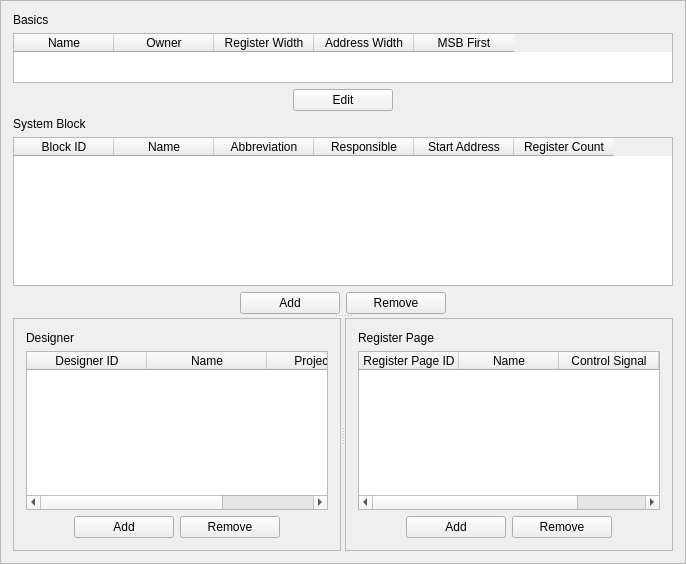
<?xml version="1.0" encoding="UTF-8"?>
<ui version="4.0">
 <class>ChipEditorView</class>
 <widget class="QWidget" name="ChipEditorView">
  <property name="geometry">
   <rect>
    <x>0</x>
    <y>0</y>
    <width>686</width>
    <height>564</height>
   </rect>
  </property>
  <property name="windowTitle">
   <string>Form</string>
  </property>
  <layout class="QVBoxLayout" name="verticalLayout_10">
   <property name="leftMargin">
    <number>0</number>
   </property>
   <property name="topMargin">
    <number>0</number>
   </property>
   <property name="rightMargin">
    <number>0</number>
   </property>
   <property name="bottomMargin">
    <number>0</number>
   </property>
   <item>
    <widget class="QStackedWidget" name="stackedWidgetChipEditor">
     <property name="frameShape">
      <enum>QFrame::StyledPanel</enum>
     </property>
     <property name="frameShadow">
      <enum>QFrame::Raised</enum>
     </property>
     <property name="currentIndex">
      <number>0</number>
     </property>
     <widget class="QWidget" name="pageChip">
      <layout class="QVBoxLayout" name="verticalLayout_12">
       <property name="leftMargin">
        <number>12</number>
       </property>
       <property name="topMargin">
        <number>12</number>
       </property>
       <property name="rightMargin">
        <number>12</number>
       </property>
       <property name="bottomMargin">
        <number>12</number>
       </property>
       <item>
        <widget class="QSplitter" name="splitterBlocks">
         <property name="orientation">
          <enum>Qt::Vertical</enum>
         </property>
         <property name="childrenCollapsible">
          <bool>false</bool>
         </property>
         <widget class="QFrame" name="frameBlocks">
          <layout class="QVBoxLayout" name="verticalLayout_11">
           <property name="leftMargin">
            <number>0</number>
           </property>
           <property name="topMargin">
            <number>0</number>
           </property>
           <property name="rightMargin">
            <number>0</number>
           </property>
           <property name="bottomMargin">
            <number>0</number>
           </property>
           <item>
            <layout class="QVBoxLayout" name="verticalLayout_9">
             <item>
              <widget class="QLabel" name="label_4">
               <property name="sizePolicy">
                <sizepolicy hsizetype="Fixed" vsizetype="Fixed">
                 <horstretch>0</horstretch>
                 <verstretch>0</verstretch>
                </sizepolicy>
               </property>
               <property name="text">
                <string>Basics</string>
               </property>
              </widget>
             </item>
             <item>
              <widget class="QTableWidget" name="tableChipBasics">
               <property name="sizePolicy">
                <sizepolicy hsizetype="Expanding" vsizetype="Fixed">
                 <horstretch>0</horstretch>
                 <verstretch>0</verstretch>
                </sizepolicy>
               </property>
               <property name="minimumSize">
                <size>
                 <width>0</width>
                 <height>50</height>
                </size>
               </property>
               <property name="maximumSize">
                <size>
                 <width>16777215</width>
                 <height>50</height>
                </size>
               </property>
               <property name="editTriggers">
                <set>QAbstractItemView::NoEditTriggers</set>
               </property>
               <property name="selectionMode">
                <enum>QAbstractItemView::NoSelection</enum>
               </property>
               <attribute name="verticalHeaderVisible">
                <bool>false</bool>
               </attribute>
               <attribute name="verticalHeaderDefaultSectionSize">
                <number>24</number>
               </attribute>
               <attribute name="verticalHeaderStretchLastSection">
                <bool>true</bool>
               </attribute>
               <column>
                <property name="text">
                 <string>Name</string>
                </property>
               </column>
               <column>
                <property name="text">
                 <string>Owner</string>
                </property>
               </column>
               <column>
                <property name="text">
                 <string>Register Width</string>
                </property>
               </column>
               <column>
                <property name="text">
                 <string>Address Width</string>
                </property>
               </column>
               <column>
                <property name="text">
                 <string>MSB First</string>
                </property>
               </column>
              </widget>
             </item>
             <item>
              <layout class="QHBoxLayout" name="horizontalLayout_2">
               <item>
                <spacer name="horizontalSpacer_7">
                 <property name="orientation">
                  <enum>Qt::Horizontal</enum>
                 </property>
                 <property name="sizeHint" stdset="0">
                  <size>
                   <width>40</width>
                   <height>20</height>
                  </size>
                 </property>
                </spacer>
               </item>
               <item>
                <widget class="QPushButton" name="pushButtonEditChip">
                 <property name="sizePolicy">
                  <sizepolicy hsizetype="Fixed" vsizetype="Fixed">
                   <horstretch>0</horstretch>
                   <verstretch>0</verstretch>
                  </sizepolicy>
                 </property>
                 <property name="minimumSize">
                  <size>
                   <width>100</width>
                   <height>0</height>
                  </size>
                 </property>
                 <property name="maximumSize">
                  <size>
                   <width>100</width>
                   <height>16777215</height>
                  </size>
                 </property>
                 <property name="text">
                  <string>Edit</string>
                 </property>
                </widget>
               </item>
               <item>
                <spacer name="horizontalSpacer_8">
                 <property name="orientation">
                  <enum>Qt::Horizontal</enum>
                 </property>
                 <property name="sizeHint" stdset="0">
                  <size>
                   <width>40</width>
                   <height>20</height>
                  </size>
                 </property>
                </spacer>
               </item>
              </layout>
             </item>
            </layout>
           </item>
           <item>
            <layout class="QVBoxLayout" name="verticalLayout_4">
             <item>
              <widget class="QLabel" name="label_2">
               <property name="text">
                <string>System Block</string>
               </property>
              </widget>
             </item>
             <item>
              <widget class="QTableWidget" name="tableBlock">
               <property name="contextMenuPolicy">
                <enum>Qt::CustomContextMenu</enum>
               </property>
               <property name="editTriggers">
                <set>QAbstractItemView::NoEditTriggers</set>
               </property>
               <property name="selectionMode">
                <enum>QAbstractItemView::SingleSelection</enum>
               </property>
               <property name="selectionBehavior">
                <enum>QAbstractItemView::SelectRows</enum>
               </property>
               <attribute name="verticalHeaderVisible">
                <bool>false</bool>
               </attribute>
               <attribute name="verticalHeaderDefaultSectionSize">
                <number>24</number>
               </attribute>
               <attribute name="verticalHeaderHighlightSections">
                <bool>true</bool>
               </attribute>
               <column>
                <property name="text">
                 <string>Block ID</string>
                </property>
               </column>
               <column>
                <property name="text">
                 <string>Name</string>
                </property>
               </column>
               <column>
                <property name="text">
                 <string>Abbreviation</string>
                </property>
               </column>
               <column>
                <property name="text">
                 <string>Responsible</string>
                </property>
               </column>
               <column>
                <property name="text">
                 <string>Start Address</string>
                </property>
               </column>
               <column>
                <property name="text">
                 <string>Register Count</string>
                </property>
               </column>
              </widget>
             </item>
            </layout>
           </item>
           <item>
            <layout class="QHBoxLayout" name="horizontalLayout">
             <item>
              <spacer name="horizontalSpacer_4">
               <property name="orientation">
                <enum>Qt::Horizontal</enum>
               </property>
               <property name="sizeHint" stdset="0">
                <size>
                 <width>40</width>
                 <height>20</height>
                </size>
               </property>
              </spacer>
             </item>
             <item>
              <widget class="QPushButton" name="pushButtonAddBlock">
               <property name="sizePolicy">
                <sizepolicy hsizetype="Fixed" vsizetype="Fixed">
                 <horstretch>0</horstretch>
                 <verstretch>0</verstretch>
                </sizepolicy>
               </property>
               <property name="minimumSize">
                <size>
                 <width>100</width>
                 <height>0</height>
                </size>
               </property>
               <property name="text">
                <string>Add</string>
               </property>
              </widget>
             </item>
             <item>
              <widget class="QPushButton" name="pushButtonRemoveBlock">
               <property name="sizePolicy">
                <sizepolicy hsizetype="Fixed" vsizetype="Fixed">
                 <horstretch>0</horstretch>
                 <verstretch>0</verstretch>
                </sizepolicy>
               </property>
               <property name="minimumSize">
                <size>
                 <width>100</width>
                 <height>0</height>
                </size>
               </property>
               <property name="text">
                <string>Remove</string>
               </property>
              </widget>
             </item>
             <item>
              <spacer name="horizontalSpacer_12">
               <property name="orientation">
                <enum>Qt::Horizontal</enum>
               </property>
               <property name="sizeHint" stdset="0">
                <size>
                 <width>40</width>
                 <height>20</height>
                </size>
               </property>
              </spacer>
             </item>
            </layout>
           </item>
          </layout>
         </widget>
         <widget class="QSplitter" name="splitterDesignerRegPage">
          <property name="orientation">
           <enum>Qt::Horizontal</enum>
          </property>
          <property name="childrenCollapsible">
           <bool>false</bool>
          </property>
          <widget class="QFrame" name="frameDesigner">
           <property name="frameShape">
            <enum>QFrame::StyledPanel</enum>
           </property>
           <property name="frameShadow">
            <enum>QFrame::Raised</enum>
           </property>
           <layout class="QHBoxLayout" name="horizontalLayout_17">
            <property name="leftMargin">
             <number>12</number>
            </property>
            <property name="topMargin">
             <number>12</number>
            </property>
            <property name="rightMargin">
             <number>12</number>
            </property>
            <property name="bottomMargin">
             <number>12</number>
            </property>
            <item>
             <layout class="QVBoxLayout" name="verticalLayout_7">
              <item>
               <layout class="QVBoxLayout" name="verticalLayout_5">
                <item>
                 <widget class="QLabel" name="label">
                  <property name="text">
                   <string>Designer</string>
                  </property>
                 </widget>
                </item>
                <item>
                 <widget class="QTableWidget" name="tableDesigner">
                  <property name="contextMenuPolicy">
                   <enum>Qt::CustomContextMenu</enum>
                  </property>
                  <property name="editTriggers">
                   <set>QAbstractItemView::NoEditTriggers</set>
                  </property>
                  <property name="selectionMode">
                   <enum>QAbstractItemView::SingleSelection</enum>
                  </property>
                  <property name="selectionBehavior">
                   <enum>QAbstractItemView::SelectRows</enum>
                  </property>
                  <attribute name="horizontalHeaderDefaultSectionSize">
                   <number>120</number>
                  </attribute>
                  <attribute name="verticalHeaderVisible">
                   <bool>false</bool>
                  </attribute>
                  <attribute name="verticalHeaderDefaultSectionSize">
                   <number>24</number>
                  </attribute>
                  <attribute name="verticalHeaderHighlightSections">
                   <bool>true</bool>
                  </attribute>
                  <column>
                   <property name="text">
                    <string>Designer ID</string>
                   </property>
                  </column>
                  <column>
                   <property name="text">
                    <string>Name</string>
                   </property>
                  </column>
                  <column>
                   <property name="text">
                    <string>Project Role</string>
                   </property>
                  </column>
                 </widget>
                </item>
               </layout>
              </item>
              <item>
               <layout class="QHBoxLayout" name="horizontalLayout_11">
                <item>
                 <spacer name="horizontalSpacer_5">
                  <property name="orientation">
                   <enum>Qt::Horizontal</enum>
                  </property>
                  <property name="sizeHint" stdset="0">
                   <size>
                    <width>40</width>
                    <height>20</height>
                   </size>
                  </property>
                 </spacer>
                </item>
                <item>
                 <widget class="QPushButton" name="pushButtonAddDesigner">
                  <property name="sizePolicy">
                   <sizepolicy hsizetype="Fixed" vsizetype="Fixed">
                    <horstretch>0</horstretch>
                    <verstretch>0</verstretch>
                   </sizepolicy>
                  </property>
                  <property name="minimumSize">
                   <size>
                    <width>100</width>
                    <height>0</height>
                   </size>
                  </property>
                  <property name="text">
                   <string>Add</string>
                  </property>
                 </widget>
                </item>
                <item>
                 <widget class="QPushButton" name="pushButtonRemoveDesigner">
                  <property name="sizePolicy">
                   <sizepolicy hsizetype="Fixed" vsizetype="Fixed">
                    <horstretch>0</horstretch>
                    <verstretch>0</verstretch>
                   </sizepolicy>
                  </property>
                  <property name="minimumSize">
                   <size>
                    <width>100</width>
                    <height>0</height>
                   </size>
                  </property>
                  <property name="text">
                   <string>Remove</string>
                  </property>
                 </widget>
                </item>
                <item>
                 <spacer name="horizontalSpacer_13">
                  <property name="orientation">
                   <enum>Qt::Horizontal</enum>
                  </property>
                  <property name="sizeHint" stdset="0">
                   <size>
                    <width>40</width>
                    <height>20</height>
                   </size>
                  </property>
                 </spacer>
                </item>
               </layout>
              </item>
             </layout>
            </item>
           </layout>
          </widget>
          <widget class="QFrame" name="frameRegPage">
           <property name="frameShape">
            <enum>QFrame::StyledPanel</enum>
           </property>
           <property name="frameShadow">
            <enum>QFrame::Raised</enum>
           </property>
           <layout class="QHBoxLayout" name="horizontalLayout_16">
            <property name="leftMargin">
             <number>12</number>
            </property>
            <property name="topMargin">
             <number>12</number>
            </property>
            <property name="rightMargin">
             <number>12</number>
            </property>
            <property name="bottomMargin">
             <number>12</number>
            </property>
            <item>
             <layout class="QVBoxLayout" name="verticalLayout_8">
              <item>
               <layout class="QVBoxLayout" name="verticalLayout_6">
                <item>
                 <widget class="QLabel" name="label_3">
                  <property name="text">
                   <string>Register Page</string>
                  </property>
                 </widget>
                </item>
                <item>
                 <widget class="QTableWidget" name="tableRegPage">
                  <property name="contextMenuPolicy">
                   <enum>Qt::CustomContextMenu</enum>
                  </property>
                  <property name="editTriggers">
                   <set>QAbstractItemView::NoEditTriggers</set>
                  </property>
                  <property name="selectionMode">
                   <enum>QAbstractItemView::SingleSelection</enum>
                  </property>
                  <property name="selectionBehavior">
                   <enum>QAbstractItemView::SelectRows</enum>
                  </property>
                  <attribute name="verticalHeaderVisible">
                   <bool>false</bool>
                  </attribute>
                  <attribute name="verticalHeaderDefaultSectionSize">
                   <number>24</number>
                  </attribute>
                  <attribute name="verticalHeaderHighlightSections">
                   <bool>true</bool>
                  </attribute>
                  <column>
                   <property name="text">
                    <string>Register Page ID</string>
                   </property>
                  </column>
                  <column>
                   <property name="text">
                    <string>Name</string>
                   </property>
                  </column>
                  <column>
                   <property name="text">
                    <string>Control Signal</string>
                   </property>
                  </column>
                  <column>
                   <property name="text">
                    <string>Page Count</string>
                   </property>
                  </column>
                 </widget>
                </item>
               </layout>
              </item>
              <item>
               <layout class="QHBoxLayout" name="horizontalLayout_10">
                <item>
                 <spacer name="horizontalSpacer_6">
                  <property name="orientation">
                   <enum>Qt::Horizontal</enum>
                  </property>
                  <property name="sizeHint" stdset="0">
                   <size>
                    <width>40</width>
                    <height>20</height>
                   </size>
                  </property>
                 </spacer>
                </item>
                <item>
                 <widget class="QPushButton" name="pushButtonAddRegPage">
                  <property name="sizePolicy">
                   <sizepolicy hsizetype="Fixed" vsizetype="Fixed">
                    <horstretch>0</horstretch>
                    <verstretch>0</verstretch>
                   </sizepolicy>
                  </property>
                  <property name="minimumSize">
                   <size>
                    <width>100</width>
                    <height>0</height>
                   </size>
                  </property>
                  <property name="text">
                   <string>Add</string>
                  </property>
                 </widget>
                </item>
                <item>
                 <widget class="QPushButton" name="pushButtonRemoveRegPage">
                  <property name="sizePolicy">
                   <sizepolicy hsizetype="Fixed" vsizetype="Fixed">
                    <horstretch>0</horstretch>
                    <verstretch>0</verstretch>
                   </sizepolicy>
                  </property>
                  <property name="minimumSize">
                   <size>
                    <width>100</width>
                    <height>0</height>
                   </size>
                  </property>
                  <property name="text">
                   <string>Remove</string>
                  </property>
                 </widget>
                </item>
                <item>
                 <spacer name="horizontalSpacer_14">
                  <property name="orientation">
                   <enum>Qt::Horizontal</enum>
                  </property>
                  <property name="sizeHint" stdset="0">
                   <size>
                    <width>40</width>
                    <height>20</height>
                   </size>
                  </property>
                 </spacer>
                </item>
               </layout>
              </item>
             </layout>
            </item>
           </layout>
          </widget>
         </widget>
        </widget>
       </item>
      </layout>
     </widget>
     <widget class="QWidget" name="pageSystem">
      <layout class="QVBoxLayout" name="verticalLayout_14">
       <property name="leftMargin">
        <number>0</number>
       </property>
       <property name="topMargin">
        <number>0</number>
       </property>
       <property name="rightMargin">
        <number>0</number>
       </property>
       <property name="bottomMargin">
        <number>0</number>
       </property>
       <item>
        <widget class="QTabWidget" name="tabWidget">
         <property name="enabled">
          <bool>true</bool>
         </property>
         <property name="sizePolicy">
          <sizepolicy hsizetype="Preferred" vsizetype="Expanding">
           <horstretch>0</horstretch>
           <verstretch>0</verstretch>
          </sizepolicy>
         </property>
         <property name="minimumSize">
          <size>
           <width>300</width>
           <height>0</height>
          </size>
         </property>
         <property name="tabPosition">
          <enum>QTabWidget::North</enum>
         </property>
         <property name="tabShape">
          <enum>QTabWidget::Rounded</enum>
         </property>
         <property name="currentIndex">
          <number>0</number>
         </property>
         <property name="usesScrollButtons">
          <bool>false</bool>
         </property>
         <property name="documentMode">
          <bool>false</bool>
         </property>
         <property name="tabsClosable">
          <bool>false</bool>
         </property>
         <property name="movable">
          <bool>false</bool>
         </property>
         <property name="tabBarAutoHide">
          <bool>false</bool>
         </property>
         <widget class="QWidget" name="Signal">
          <attribute name="title">
           <string>Signal</string>
          </attribute>
          <layout class="QHBoxLayout" name="horizontalLayout_4">
           <property name="leftMargin">
            <number>5</number>
           </property>
           <property name="topMargin">
            <number>5</number>
           </property>
           <property name="rightMargin">
            <number>5</number>
           </property>
           <property name="bottomMargin">
            <number>5</number>
           </property>
           <item>
            <widget class="QSplitter" name="splitterSignal">
             <property name="orientation">
              <enum>Qt::Vertical</enum>
             </property>
             <property name="childrenCollapsible">
              <bool>false</bool>
             </property>
             <widget class="QFrame" name="frameSignal">
              <property name="frameShape">
               <enum>QFrame::NoFrame</enum>
              </property>
              <property name="frameShadow">
               <enum>QFrame::Raised</enum>
              </property>
              <layout class="QVBoxLayout" name="verticalLayout">
               <property name="leftMargin">
                <number>0</number>
               </property>
               <property name="topMargin">
                <number>0</number>
               </property>
               <property name="rightMargin">
                <number>0</number>
               </property>
               <property name="bottomMargin">
                <number>0</number>
               </property>
               <item>
                <widget class="QTableWidget" name="tableSignal">
                 <property name="minimumSize">
                  <size>
                   <width>0</width>
                   <height>100</height>
                  </size>
                 </property>
                 <property name="contextMenuPolicy">
                  <enum>Qt::CustomContextMenu</enum>
                 </property>
                 <property name="editTriggers">
                  <set>QAbstractItemView::NoEditTriggers</set>
                 </property>
                 <property name="selectionMode">
                  <enum>QAbstractItemView::SingleSelection</enum>
                 </property>
                 <property name="selectionBehavior">
                  <enum>QAbstractItemView::SelectRows</enum>
                 </property>
                 <property name="showGrid">
                  <bool>true</bool>
                 </property>
                 <attribute name="verticalHeaderVisible">
                  <bool>false</bool>
                 </attribute>
                 <attribute name="verticalHeaderDefaultSectionSize">
                  <number>24</number>
                 </attribute>
                 <column>
                  <property name="text">
                   <string>Signal ID</string>
                  </property>
                 </column>
                 <column>
                  <property name="text">
                   <string>Reg Sig ID</string>
                  </property>
                 </column>
                 <column>
                  <property name="text">
                   <string>Reg Type ID</string>
                  </property>
                 </column>
                 <column>
                  <property name="text">
                   <string>Name</string>
                  </property>
                 </column>
                 <column>
                  <property name="text">
                   <string>Width</string>
                  </property>
                 </column>
                 <column>
                  <property name="text">
                   <string>Signal Type</string>
                  </property>
                 </column>
                 <column>
                  <property name="text">
                   <string>Register Type</string>
                  </property>
                 </column>
                 <column>
                  <property name="text">
                   <string>Value</string>
                  </property>
                 </column>
                 <column>
                  <property name="text">
                   <string>Port</string>
                  </property>
                 </column>
                </widget>
               </item>
               <item>
                <layout class="QHBoxLayout" name="horizontalLayout_7" stretch="0,0,0,0">
                 <item>
                  <spacer name="horizontalSpacer_2">
                   <property name="orientation">
                    <enum>Qt::Horizontal</enum>
                   </property>
                   <property name="sizeHint" stdset="0">
                    <size>
                     <width>40</width>
                     <height>20</height>
                    </size>
                   </property>
                  </spacer>
                 </item>
                 <item>
                  <widget class="QPushButton" name="pushButtonAddSig">
                   <property name="sizePolicy">
                    <sizepolicy hsizetype="Fixed" vsizetype="Fixed">
                     <horstretch>0</horstretch>
                     <verstretch>0</verstretch>
                    </sizepolicy>
                   </property>
                   <property name="minimumSize">
                    <size>
                     <width>100</width>
                     <height>0</height>
                    </size>
                   </property>
                   <property name="text">
                    <string>Add</string>
                   </property>
                  </widget>
                 </item>
                 <item>
                  <widget class="QPushButton" name="pushButtonRemoveSig">
                   <property name="sizePolicy">
                    <sizepolicy hsizetype="Fixed" vsizetype="Fixed">
                     <horstretch>0</horstretch>
                     <verstretch>0</verstretch>
                    </sizepolicy>
                   </property>
                   <property name="minimumSize">
                    <size>
                     <width>100</width>
                     <height>0</height>
                    </size>
                   </property>
                   <property name="text">
                    <string>Remove</string>
                   </property>
                  </widget>
                 </item>
                 <item>
                  <spacer name="horizontalSpacer_9">
                   <property name="orientation">
                    <enum>Qt::Horizontal</enum>
                   </property>
                   <property name="sizeHint" stdset="0">
                    <size>
                     <width>40</width>
                     <height>20</height>
                    </size>
                   </property>
                  </spacer>
                 </item>
                </layout>
               </item>
              </layout>
             </widget>
             <widget class="QFrame" name="frameSigPart">
              <property name="frameShape">
               <enum>QFrame::NoFrame</enum>
              </property>
              <property name="frameShadow">
               <enum>QFrame::Raised</enum>
              </property>
              <layout class="QVBoxLayout" name="verticalLayout_2">
               <property name="leftMargin">
                <number>0</number>
               </property>
               <property name="topMargin">
                <number>0</number>
               </property>
               <property name="rightMargin">
                <number>0</number>
               </property>
               <property name="bottomMargin">
                <number>0</number>
               </property>
               <item>
                <widget class="QTableWidget" name="tableSigPart">
                 <property name="minimumSize">
                  <size>
                   <width>0</width>
                   <height>100</height>
                  </size>
                 </property>
                 <property name="contextMenuPolicy">
                  <enum>Qt::CustomContextMenu</enum>
                 </property>
                 <property name="editTriggers">
                  <set>QAbstractItemView::NoEditTriggers</set>
                 </property>
                 <property name="selectionMode">
                  <enum>QAbstractItemView::SingleSelection</enum>
                 </property>
                 <property name="selectionBehavior">
                  <enum>QAbstractItemView::SelectRows</enum>
                 </property>
                 <attribute name="horizontalHeaderStretchLastSection">
                  <bool>false</bool>
                 </attribute>
                 <attribute name="verticalHeaderVisible">
                  <bool>false</bool>
                 </attribute>
                 <attribute name="verticalHeaderDefaultSectionSize">
                  <number>24</number>
                 </attribute>
                 <column>
                  <property name="text">
                   <string>Signal Register Partition Mapping ID</string>
                  </property>
                 </column>
                 <column>
                  <property name="text">
                   <string>Signal Partition</string>
                  </property>
                 </column>
                 <column>
                  <property name="text">
                   <string>Register Partition</string>
                  </property>
                 </column>
                </widget>
               </item>
               <item>
                <layout class="QHBoxLayout" name="horizontalLayout_8" stretch="0,0,0,0">
                 <item>
                  <spacer name="horizontalSpacer_3">
                   <property name="orientation">
                    <enum>Qt::Horizontal</enum>
                   </property>
                   <property name="sizeHint" stdset="0">
                    <size>
                     <width>40</width>
                     <height>20</height>
                    </size>
                   </property>
                  </spacer>
                 </item>
                 <item>
                  <widget class="QPushButton" name="pushButtonAddSigPart">
                   <property name="sizePolicy">
                    <sizepolicy hsizetype="Fixed" vsizetype="Fixed">
                     <horstretch>0</horstretch>
                     <verstretch>0</verstretch>
                    </sizepolicy>
                   </property>
                   <property name="minimumSize">
                    <size>
                     <width>100</width>
                     <height>0</height>
                    </size>
                   </property>
                   <property name="text">
                    <string>Add</string>
                   </property>
                  </widget>
                 </item>
                 <item>
                  <widget class="QPushButton" name="pushButtonRemoveSigPart">
                   <property name="sizePolicy">
                    <sizepolicy hsizetype="Fixed" vsizetype="Fixed">
                     <horstretch>0</horstretch>
                     <verstretch>0</verstretch>
                    </sizepolicy>
                   </property>
                   <property name="minimumSize">
                    <size>
                     <width>100</width>
                     <height>0</height>
                    </size>
                   </property>
                   <property name="text">
                    <string>Remove</string>
                   </property>
                  </widget>
                 </item>
                 <item>
                  <spacer name="horizontalSpacer_10">
                   <property name="orientation">
                    <enum>Qt::Horizontal</enum>
                   </property>
                   <property name="sizeHint" stdset="0">
                    <size>
                     <width>40</width>
                     <height>20</height>
                    </size>
                   </property>
                  </spacer>
                 </item>
                </layout>
               </item>
              </layout>
             </widget>
            </widget>
           </item>
          </layout>
         </widget>
         <widget class="QWidget" name="Register">
          <attribute name="title">
           <string>Register</string>
          </attribute>
          <layout class="QHBoxLayout" name="horizontalLayout_3">
           <property name="leftMargin">
            <number>5</number>
           </property>
           <property name="topMargin">
            <number>5</number>
           </property>
           <property name="rightMargin">
            <number>5</number>
           </property>
           <property name="bottomMargin">
            <number>5</number>
           </property>
           <item>
            <widget class="QSplitter" name="splitterRegister">
             <property name="orientation">
              <enum>Qt::Vertical</enum>
             </property>
             <property name="childrenCollapsible">
              <bool>false</bool>
             </property>
             <widget class="QFrame" name="frameRegister">
              <property name="frameShape">
               <enum>QFrame::NoFrame</enum>
              </property>
              <property name="frameShadow">
               <enum>QFrame::Raised</enum>
              </property>
              <layout class="QVBoxLayout" name="verticalLayout_3">
               <property name="leftMargin">
                <number>0</number>
               </property>
               <property name="topMargin">
                <number>0</number>
               </property>
               <property name="rightMargin">
                <number>0</number>
               </property>
               <property name="bottomMargin">
                <number>0</number>
               </property>
               <item>
                <widget class="QTableWidget" name="tableRegister">
                 <property name="minimumSize">
                  <size>
                   <width>0</width>
                   <height>100</height>
                  </size>
                 </property>
                 <property name="contextMenuPolicy">
                  <enum>Qt::CustomContextMenu</enum>
                 </property>
                 <property name="editTriggers">
                  <set>QAbstractItemView::NoEditTriggers</set>
                 </property>
                 <property name="selectionMode">
                  <enum>QAbstractItemView::SingleSelection</enum>
                 </property>
                 <property name="selectionBehavior">
                  <enum>QAbstractItemView::SelectRows</enum>
                 </property>
                 <attribute name="horizontalHeaderDefaultSectionSize">
                  <number>150</number>
                 </attribute>
                 <attribute name="verticalHeaderVisible">
                  <bool>false</bool>
                 </attribute>
                 <attribute name="verticalHeaderDefaultSectionSize">
                  <number>24</number>
                 </attribute>
                 <column>
                  <property name="text">
                   <string>Register ID</string>
                  </property>
                 </column>
                 <column>
                  <property name="text">
                   <string>Name</string>
                  </property>
                 </column>
                 <column>
                  <property name="text">
                   <string>Register Type</string>
                  </property>
                 </column>
                 <column>
                  <property name="text">
                   <string>Presumed Address</string>
                  </property>
                 </column>
                </widget>
               </item>
               <item>
                <layout class="QHBoxLayout" name="horizontalLayout_5" stretch="0,0,0,0">
                 <item>
                  <spacer name="horizontalSpacer">
                   <property name="orientation">
                    <enum>Qt::Horizontal</enum>
                   </property>
                   <property name="sizeHint" stdset="0">
                    <size>
                     <width>40</width>
                     <height>20</height>
                    </size>
                   </property>
                  </spacer>
                 </item>
                 <item>
                  <widget class="QPushButton" name="pushButtonAddReg">
                   <property name="sizePolicy">
                    <sizepolicy hsizetype="Fixed" vsizetype="Fixed">
                     <horstretch>0</horstretch>
                     <verstretch>0</verstretch>
                    </sizepolicy>
                   </property>
                   <property name="minimumSize">
                    <size>
                     <width>100</width>
                     <height>0</height>
                    </size>
                   </property>
                   <property name="text">
                    <string>Add</string>
                   </property>
                  </widget>
                 </item>
                 <item>
                  <widget class="QPushButton" name="pushButtonRemoveReg">
                   <property name="sizePolicy">
                    <sizepolicy hsizetype="Fixed" vsizetype="Fixed">
                     <horstretch>0</horstretch>
                     <verstretch>0</verstretch>
                    </sizepolicy>
                   </property>
                   <property name="minimumSize">
                    <size>
                     <width>100</width>
                     <height>0</height>
                    </size>
                   </property>
                   <property name="text">
                    <string>Remove</string>
                   </property>
                  </widget>
                 </item>
                 <item>
                  <spacer name="horizontalSpacer_11">
                   <property name="orientation">
                    <enum>Qt::Horizontal</enum>
                   </property>
                   <property name="sizeHint" stdset="0">
                    <size>
                     <width>40</width>
                     <height>20</height>
                    </size>
                   </property>
                  </spacer>
                 </item>
                </layout>
               </item>
              </layout>
             </widget>
             <widget class="QFrame" name="frameRegPart">
              <property name="frameShape">
               <enum>QFrame::NoFrame</enum>
              </property>
              <property name="frameShadow">
               <enum>QFrame::Raised</enum>
              </property>
              <layout class="QVBoxLayout" name="verticalLayout_13">
               <property name="leftMargin">
                <number>0</number>
               </property>
               <property name="topMargin">
                <number>0</number>
               </property>
               <property name="rightMargin">
                <number>0</number>
               </property>
               <property name="bottomMargin">
                <number>0</number>
               </property>
               <item>
                <widget class="QTableWidget" name="tableRegPart">
                 <property name="minimumSize">
                  <size>
                   <width>0</width>
                   <height>100</height>
                  </size>
                 </property>
                 <property name="contextMenuPolicy">
                  <enum>Qt::CustomContextMenu</enum>
                 </property>
                 <property name="editTriggers">
                  <set>QAbstractItemView::NoEditTriggers</set>
                 </property>
                 <property name="selectionMode">
                  <enum>QAbstractItemView::SingleSelection</enum>
                 </property>
                 <property name="selectionBehavior">
                  <enum>QAbstractItemView::SelectRows</enum>
                 </property>
                 <attribute name="horizontalHeaderStretchLastSection">
                  <bool>false</bool>
                 </attribute>
                 <attribute name="verticalHeaderVisible">
                  <bool>false</bool>
                 </attribute>
                 <attribute name="verticalHeaderDefaultSectionSize">
                  <number>24</number>
                 </attribute>
                 <column>
                  <property name="text">
                   <string>Signal Register Partition Mapping ID</string>
                  </property>
                 </column>
                 <column>
                  <property name="text">
                   <string>Register Partition</string>
                  </property>
                 </column>
                 <column>
                  <property name="text">
                   <string>Signal Partition</string>
                  </property>
                 </column>
                 <column>
                  <property name="text">
                   <string>Signal Init</string>
                  </property>
                 </column>
                </widget>
               </item>
              </layout>
             </widget>
            </widget>
           </item>
          </layout>
         </widget>
        </widget>
       </item>
      </layout>
     </widget>
    </widget>
   </item>
  </layout>
 </widget>
 <resources/>
 <connections/>
</ui>
